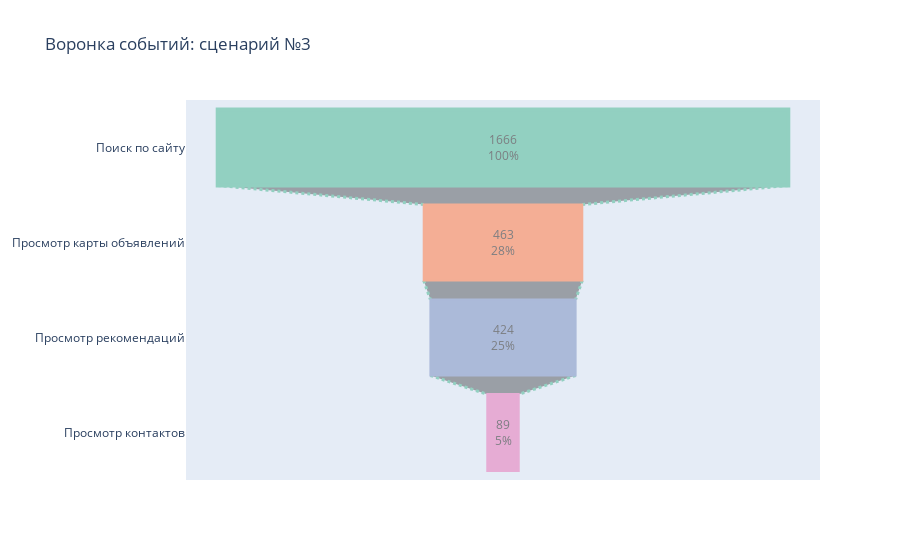

The notebook cell saved with this chart:
### Code cell
fig = go.Figure(go.Funnel(
    y=["Поиск по сайту", "Просмотр карты объявлений",
       "Просмотр рекомендаций","Просмотр контактов"],
    x=[len(search_users1),len(map_users1), len(tip_show_users2), len(contacts_show_users2)],
    textposition = "inside",
    textinfo = "value+percent initial",
    opacity = 0.65, marker = {"color": ["#66c2a5", "#fc8d62", "#8da0cb","#e78ac3"],
    "line": {"width": [4, 2, 2, 3, 1, 1], "color": ["#66c2a5", "#fc8d62", "#8da0cb", "#e78ac3"]}},
    connector = {"line": {"color": "#66c2a5", "dash": "dot", "width": 3}})
    )
fig.update_layout(title='Воронка событий: сценарий №3')
fig.show()

### Figure 1 — Plotly figure (JSON) as saved in the notebook; plotly's stock layout.template omitted (floating-point values rounded to 4 significant figures)
{"data": [{"connector": {"line": {"color": "#66c2a5", "dash": "dot", "width": 3}}, "marker": {"color": ["#66c2a5", "#fc8d62", "#8da0cb", "#e78ac3"], "line": {"color": ["#66c2a5", "#fc8d62", "#8da0cb", "#e78ac3"], "width": [4, 2, 2, 3, 1, 1]}}, "opacity": 0.65, "textinfo": "value+percent initial", "textposition": "inside", "type": "funnel", "x": [1666, 463, 424, 89], "y": ["Поиск по сайту", "Просмотр карты объявлений", "Просмотр рекомендаций", "Просмотр контактов"]}], "layout": {"title": {"text": "Воронка событий: сценарий №3"}}}
